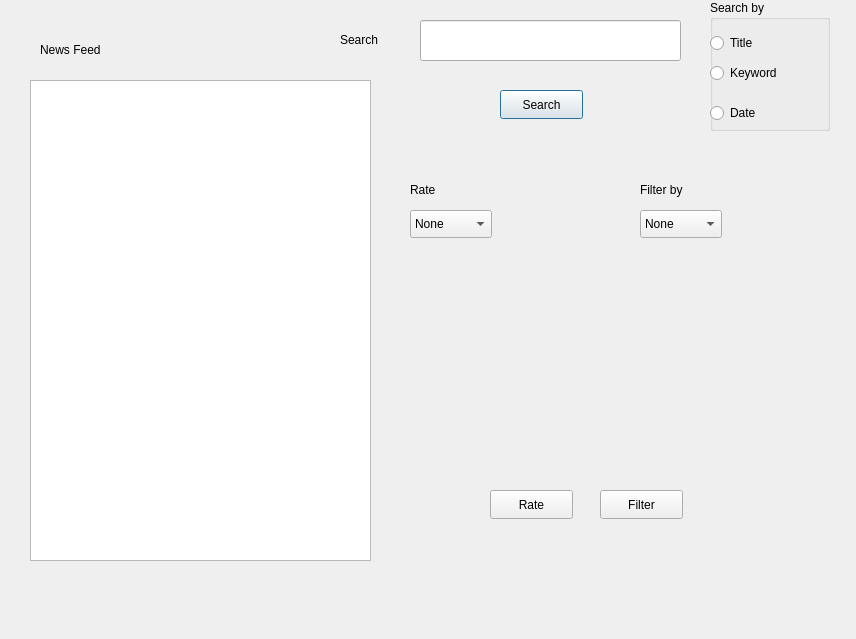
<?xml version="1.0" encoding="UTF-8"?>
<ui version="4.0">
 <class>user</class>
 <widget class="QDialog" name="user">
  <property name="geometry">
   <rect>
    <x>0</x>
    <y>0</y>
    <width>856</width>
    <height>639</height>
   </rect>
  </property>
  <property name="windowTitle">
   <string>Dialog</string>
  </property>
  <widget class="QLineEdit" name="Searchbar">
   <property name="geometry">
    <rect>
     <x>420</x>
     <y>20</y>
     <width>261</width>
     <height>41</height>
    </rect>
   </property>
  </widget>
  <widget class="QLabel" name="label">
   <property name="geometry">
    <rect>
     <x>340</x>
     <y>30</y>
     <width>63</width>
     <height>20</height>
    </rect>
   </property>
   <property name="text">
    <string>Search </string>
   </property>
  </widget>
  <widget class="QGroupBox" name="groupBox">
   <property name="geometry">
    <rect>
     <x>710</x>
     <y>0</y>
     <width>120</width>
     <height>131</height>
    </rect>
   </property>
   <property name="title">
    <string>Search by</string>
   </property>
   <widget class="QRadioButton" name="title">
    <property name="geometry">
     <rect>
      <x>0</x>
      <y>30</y>
      <width>112</width>
      <height>26</height>
     </rect>
    </property>
    <property name="text">
     <string>Title</string>
    </property>
   </widget>
   <widget class="QRadioButton" name="keyword">
    <property name="geometry">
     <rect>
      <x>0</x>
      <y>60</y>
      <width>112</width>
      <height>26</height>
     </rect>
    </property>
    <property name="text">
     <string>Keyword</string>
    </property>
   </widget>
   <widget class="QRadioButton" name="date">
    <property name="geometry">
     <rect>
      <x>0</x>
      <y>100</y>
      <width>112</width>
      <height>26</height>
     </rect>
    </property>
    <property name="text">
     <string>Date</string>
    </property>
   </widget>
  </widget>
  <widget class="QLabel" name="label_2">
   <property name="geometry">
    <rect>
     <x>40</x>
     <y>40</y>
     <width>111</width>
     <height>20</height>
    </rect>
   </property>
   <property name="text">
    <string>News Feed</string>
   </property>
  </widget>
  <widget class="QTextBrowser" name="textBrowser">
   <property name="geometry">
    <rect>
     <x>30</x>
     <y>80</y>
     <width>341</width>
     <height>481</height>
    </rect>
   </property>
  </widget>
  <widget class="QComboBox" name="rate">
   <property name="geometry">
    <rect>
     <x>410</x>
     <y>210</y>
     <width>82</width>
     <height>28</height>
    </rect>
   </property>
   <item>
    <property name="text">
     <string>None</string>
    </property>
   </item>
   <item>
    <property name="text">
     <string>1</string>
    </property>
   </item>
   <item>
    <property name="text">
     <string>2</string>
    </property>
   </item>
   <item>
    <property name="text">
     <string>3</string>
    </property>
   </item>
   <item>
    <property name="text">
     <string>4</string>
    </property>
   </item>
   <item>
    <property name="text">
     <string>5</string>
    </property>
   </item>
  </widget>
  <widget class="QPushButton" name="pushButton">
   <property name="geometry">
    <rect>
     <x>500</x>
     <y>90</y>
     <width>83</width>
     <height>29</height>
    </rect>
   </property>
   <property name="text">
    <string>Search</string>
   </property>
  </widget>
  <widget class="QLabel" name="label_3">
   <property name="geometry">
    <rect>
     <x>410</x>
     <y>180</y>
     <width>91</width>
     <height>20</height>
    </rect>
   </property>
   <property name="text">
    <string>Rate</string>
   </property>
  </widget>
  <widget class="QPushButton" name="pushButton_2">
   <property name="geometry">
    <rect>
     <x>490</x>
     <y>490</y>
     <width>83</width>
     <height>29</height>
    </rect>
   </property>
   <property name="text">
    <string>Rate</string>
   </property>
  </widget>
  <widget class="QPushButton" name="pushButton_3">
   <property name="geometry">
    <rect>
     <x>600</x>
     <y>490</y>
     <width>83</width>
     <height>29</height>
    </rect>
   </property>
   <property name="text">
    <string>Filter</string>
   </property>
  </widget>
  <widget class="QComboBox" name="filter">
   <property name="geometry">
    <rect>
     <x>640</x>
     <y>210</y>
     <width>82</width>
     <height>28</height>
    </rect>
   </property>
   <item>
    <property name="text">
     <string>None</string>
    </property>
   </item>
   <item>
    <property name="text">
     <string>Sports</string>
    </property>
   </item>
   <item>
    <property name="text">
     <string>Politics</string>
    </property>
   </item>
   <item>
    <property name="text">
     <string>Science</string>
    </property>
   </item>
   <item>
    <property name="text">
     <string>Fashion</string>
    </property>
   </item>
   <item>
    <property name="text">
     <string>Business</string>
    </property>
   </item>
   <item>
    <property name="text">
     <string>Technology</string>
    </property>
   </item>
   <item>
    <property name="text">
     <string>Health</string>
    </property>
   </item>
   <item>
    <property name="text">
     <string/>
    </property>
   </item>
  </widget>
  <widget class="QLabel" name="label_4">
   <property name="geometry">
    <rect>
     <x>640</x>
     <y>180</y>
     <width>91</width>
     <height>20</height>
    </rect>
   </property>
   <property name="text">
    <string>Filter by</string>
   </property>
  </widget>
 </widget>
 <resources/>
 <connections/>
</ui>
